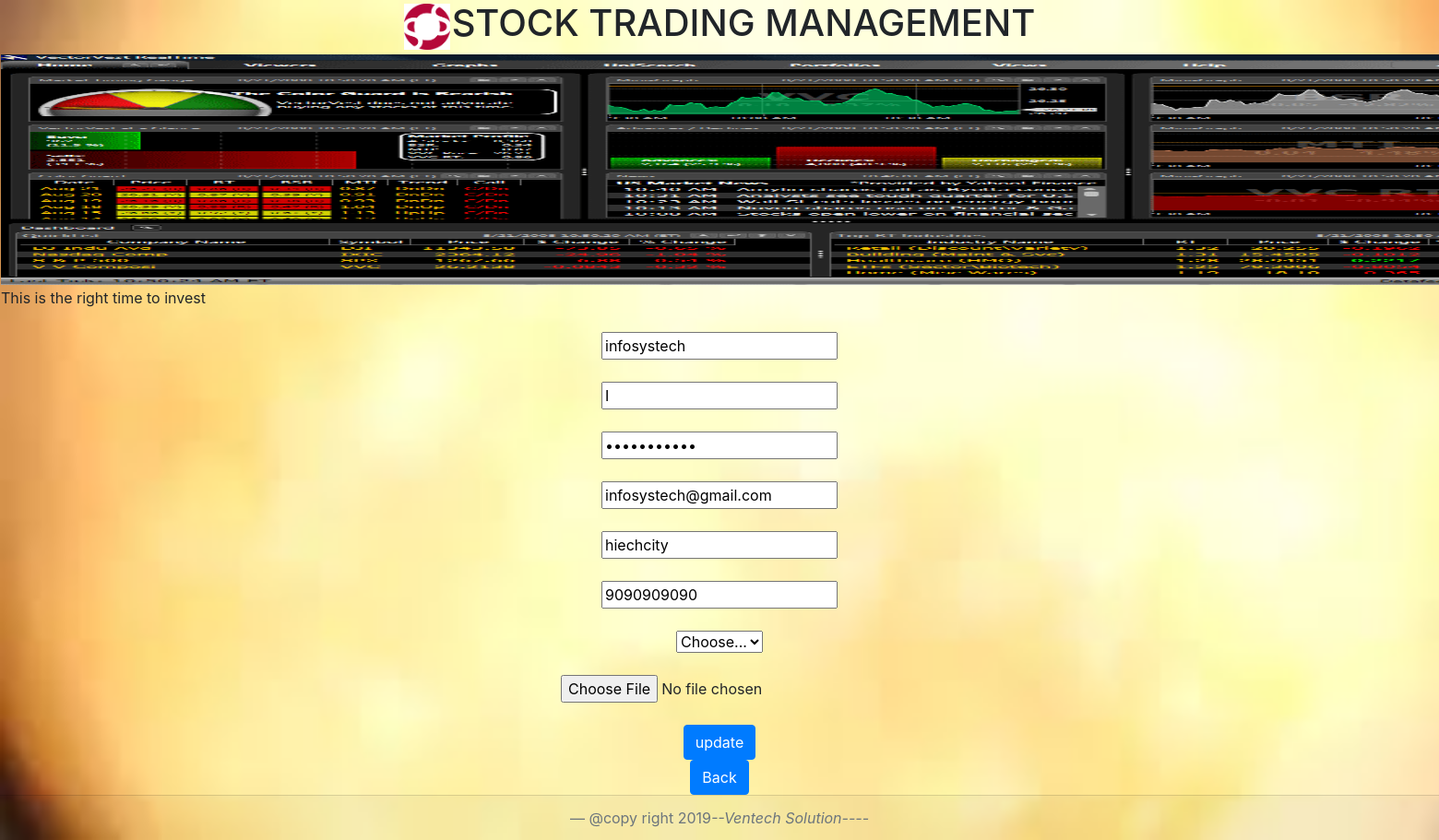
Screenshot of /update/?id=54 with the database file from the repository.
### app/models.py (models this page shows)
class Add_Company(models.Model):
        name=models.CharField(max_length=30)
        symbol=models.CharField(max_length=1)
        password=models.CharField(max_length=10)
        email=models.EmailField(max_length=30)
        address=models.CharField(max_length=30)
        phonenumber=models.IntegerField()
        select=models.CharField(max_length=10)
        image=models.ImageField(upload_to='product_image/')

### app/views.py (the view)
# urls.py: path('update/',views.openupdatecompany),
def openupdatecompany(request):
    id = request.GET.get('id')
    qs = Add_Company.objects.get(id=id)
    return render(request,'update_change.html',{'qs':qs})

### templates/update_change.html (shortened to what this page needs)
<!DOCTYPE html>
<html lang="en" xmlns="http://www.w3.org/1999/html">
<head>
     <link rel="stylesheet" href="https://stackpath.bootstrapcdn.com/bootstrap/4.3.1/css/bootstrap.min.css">
</head>
<body>
{% include 'header.html' %}
    <center>
    <br class="div justify-content-center">
   <div>
      <input type="text" placeholder="Company name" name="name" value="{{ qs.name }}">
   </div>
    <div>
      <input type="text" placeholder="Company Symbol" name="symbol" value="{{ qs.symbol }}">
    </div></br>
<div>
            <input type="password"  name="password" placeholder="Password" value="{{ qs.password }}">
    </div>
  <div>
      <input type="email" name="email" placeholder="Email" value="{{ qs.email }}">
  </div></br>
  <div>
    <input type="text" name="address"placeholder="Address" value="{{ qs.address }}">
  </div></br>
  <div>
        <input type="number" name="phonenumber" placeholder="Phone Number" value="{{ qs.phonenumber }}">
  </div>
<div>
      <select name="select">
        <option>Choose...</option>
      </select>
    </div>
  <div>
    <input type="file" name="image">
  </div>
        <form action="/Update_Comp/" method="post" enctype="multipart/form-data">
  <button type="submit" class="btn btn-primary">update</button>
        </form>
        <form action="{% url 'update_company'%}" method="post" enctype="multipart/form-data">
  <button type="submit" class="btn btn-primary">Back</button>
        </form>
        </center>
{% include 'footer.html' %}
</body>
</html>

### templates/header.html (style rules this page uses)
body { text-align:center; background-size: cover; background-repeat:no-repeat; }

### rows the page displays
Add_Company: name "infosystech", symbol "I", email "infosystech@gmail.com", address "hiechcity", phonenumber "9090909090"
